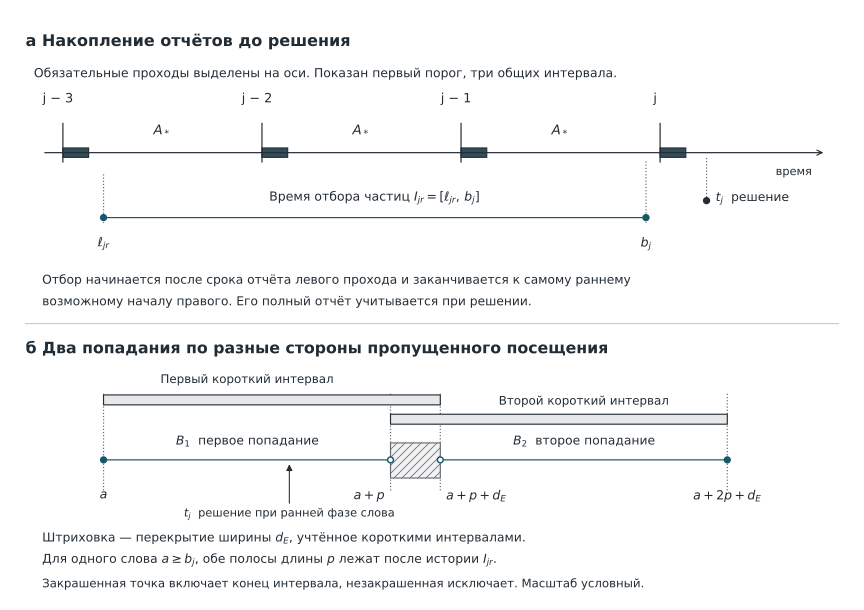

Write Python code to recreate this figure.
"""Рисунок 3.1. Границы наблюдаемой истории и интервалы одной дополнительной пары.

Из корня репозитория: python thesis/figures/ch3/fig3_01_history_pairs.py
Дополнительно передайте --preview путь.png, чтобы просмотреть растровую копию.
Верхняя и нижняя части схематичны. Положения концов отвечают формулам §§3.3–3.4.
"""
import argparse
from pathlib import Path

import matplotlib

matplotlib.use("Agg")
import matplotlib.pyplot as plt
from matplotlib.patches import Rectangle


def draw():
    plt.rcParams.update({
        "font.family": "DejaVu Sans", "font.size": 9.4,
        "svg.fonttype": "none", "svg.hashsalt": "thesis-fig3-01",
        "hatch.linewidth": 0.6,
    })
    fig = plt.figure(figsize=(9.0, 6.35))
    ax = fig.add_axes((0.02, 0.02, 0.96, 0.96), xlim=(0, 100), ylim=(0, 100))
    ax.set_axis_off()
    ink, blue, gray = "#222c35", "#18566a", "#626971"

    def label(x, y, msg, ha="left", **fmt):
        ax.text(x, y, msg, ha=ha, va="center", color=ink, **fmt)

    def stroke(x0, x1, y0, y1, color=ink, **fmt):
        ax.plot([x0, x1], [y0, y1], color=color, lw=0.9, **fmt)

    def dot(x, y, closed, color=ink):
        ax.plot(x, y, marker="o", markersize=4.4, markeredgecolor=color,
                markeredgewidth=1.1, markerfacecolor=color if closed else "white",
                zorder=5)

    def bar(left, right, y, height, fill, edge, hatch=None):
        ax.add_patch(Rectangle((left, y), right-left, height,
                               facecolor=fill, edgecolor=edge,
                               linewidth=0.85, hatch=hatch))

    label(1, 95, "а   Накопление отчётов до решения", fontsize=12.0, weight="bold")
    gates = [5.5, 29.5, 53.5, 77.5]
    axis_y = 76
    ax.annotate("", xy=(97.5, axis_y), xytext=(3, axis_y),
                arrowprops={"arrowstyle": "->", "color": ink, "lw": 0.9})
    for index, gate in enumerate(gates):
        stroke(gate, gate, 74.4, 81.0)
        bar(gate, gate+3.1, 75.2, 1.6, "#344d5a", ink)
        label(gate-0.6, 85.2, f"j − {3-index}" if index < 3 else "j",
              ha="center", fontsize=9.6)
        if index < 3:
            label(gate+12, 79.6, r"$A_*$", ha="center", fontsize=10)
    label(95.8, 72.7, "время", ha="right", fontsize=8.5)

    label(2.0, 89.5, "Обязательные проходы выделены на оси. Показан первый порог, три общих интервала.",
          fontsize=9.3)
    left, right, decision = 10.4, 75.8, 83.1
    stroke(left, left, 72.3, 64.0, color=gray, linestyle=":")
    stroke(right, right, 74.5, 64.0, color=gray, linestyle=":")
    stroke(left, right, 64.9, 64.9, color=blue)
    dot(left, 64.9, True, blue)
    dot(right, 64.9, True, blue)
    label((left+right)/2, 68.3, r"Время отбора частиц $I_{jr}=[\ell_{jr},\,b_j]$", ha="center")
    label(left, 60.4, r"$\ell_{jr}$", ha="center")
    label(right, 60.4, r"$b_j$", ha="center")
    stroke(decision, decision, 75.1, 67.8, color=gray, linestyle=":")
    dot(decision, 67.8, True)
    label(84.2, 68.0, r"$t_j$  решение", fontsize=9.2)
    label(3, 54.2, "Отбор начинается после срока отчёта левого прохода и заканчивается к самому раннему",
          fontsize=9.2)
    label(3, 50.5, "возможному началу правого. Его полный отчёт учитывается при решении.", fontsize=9.2)

    stroke(1, 99, 46.8, 46.8, color="#c8ced0")
    label(1, 42.5, "б   Два попадания по разные стороны пропущенного посещения",
          fontsize=11.8, weight="bold")
    a, split, after, end = 10.4, 45.0, 51.0, 85.6
    for x in (a, split, after, end):
        stroke(x, x, 34.8, 18.1, color=gray, linestyle=":", zorder=0)
    bar(a, after, 32.9, 1.7, "#e6e8e9", ink)
    bar(split, end, 29.6, 1.7, "#e6e8e9", ink)
    label((a+split)/2, 37.2, "Первый короткий интервал", ha="center", fontsize=8.9)
    label((after+end)/2, 33.5, "Второй короткий интервал", ha="center", fontsize=8.9)
    bar(split, after, 20.4, 6.0, "#f2f2f2", gray, hatch="////")
    stroke(a, split, 23.5, 23.5, color=blue)
    stroke(after, end, 23.5, 23.5, color=blue)
    for x, closed in [(a, True), (split, False), (after, False), (end, True)]:
        dot(x, 23.5, closed, blue)
    label((a+split)/2, 26.6, r"$B_1$  первое попадание", ha="center", fontsize=9.2)
    label((after+end)/2, 26.6, r"$B_2$  второе попадание", ha="center", fontsize=9.2)
    label(a, 17.3, r"$a$", ha="center")
    label(split-0.7, 17.3, r"$a+p$", ha="right")
    label(after+0.7, 17.3, r"$a+p+d_E$", ha="left")
    label(end, 17.3, r"$a+2p+d_E$", ha="center")

    time_choice = 32.8
    ax.annotate("", xy=(time_choice, 23.2), xytext=(time_choice, 15.65),
                arrowprops={"arrowstyle": "-|>", "color": ink, "lw": 0.8})
    label(time_choice, 14.05, r"$t_j$  решение при ранней фазе слова", ha="center", fontsize=8.5)
    label(3, 10.1, r"Штриховка — перекрытие ширины $d_E$, учтённое короткими интервалами.",
          fontsize=9.2)
    label(3, 6.4, r"Для одного слова $a\geq b_j$, обе полосы длины $p$ лежат после истории $I_{jr}$.",
          fontsize=9.2)
    label(3, 2.3, "Закрашенная точка включает конец интервала, незакрашенная исключает. Масштаб условный.",
          fontsize=8.8)
    return fig


if __name__ == "__main__":
    parser = argparse.ArgumentParser(description=__doc__)
    parser.add_argument("--preview", type=Path)
    args = parser.parse_args()
    figure = draw()
    svg_path = Path(__file__).with_suffix(".svg")
    figure.savefig(svg_path, metadata={"Date": None})
    # Matplotlib leaves spaces before newlines in path data; SVG treats both as separators.
    svg_lines = svg_path.read_text(encoding="utf-8").splitlines()
    svg_path.write_text("\n".join(line.rstrip() for line in svg_lines) + "\n",
                        encoding="utf-8", newline="\n")
    if args.preview:
        figure.savefig(args.preview, dpi=150)
    plt.close(figure)
